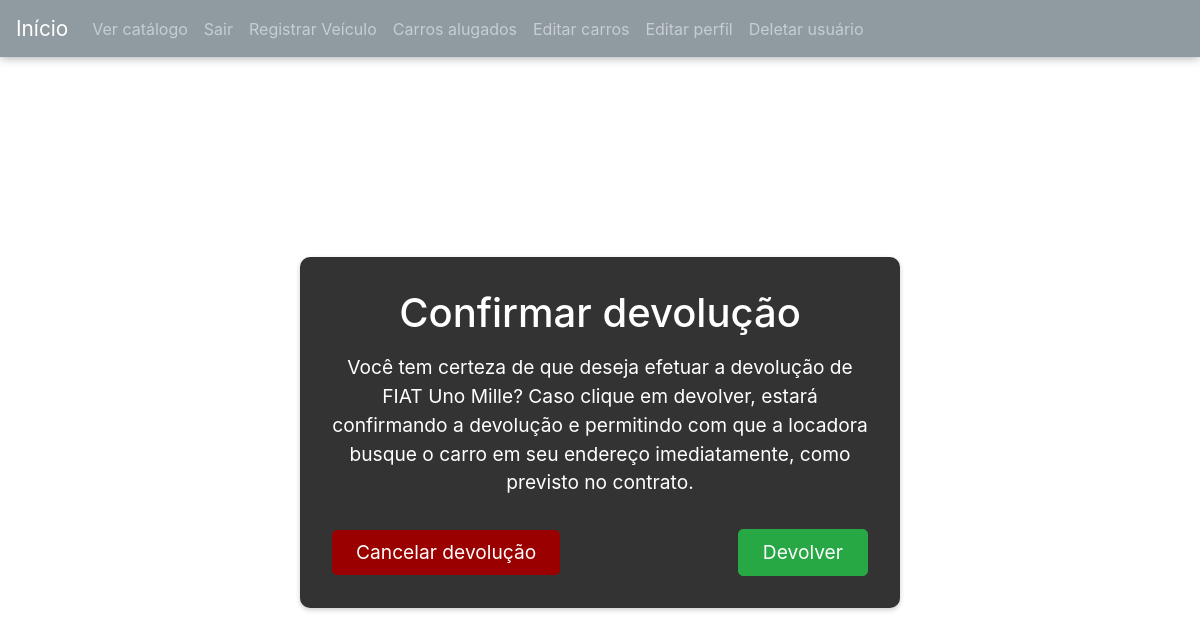
/devolucao/2 (signed in), run on an earlier commit of the app's database.
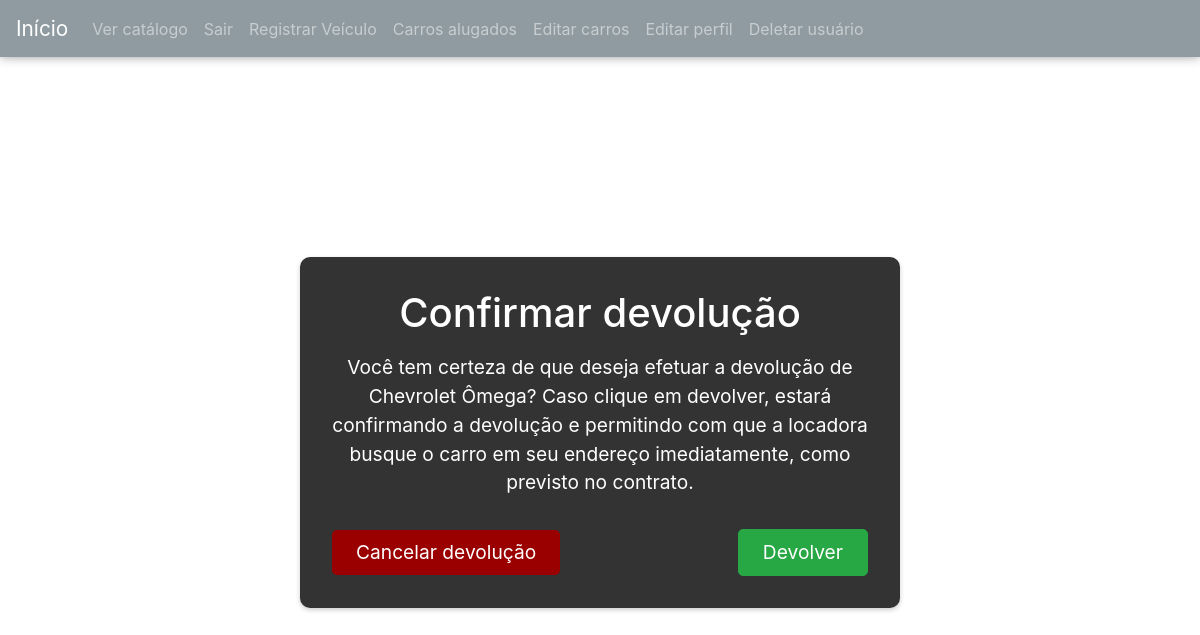
And on a later commit of the database.
### website/models.py (models this page shows)
class Carro(db.Model):
    id = db.Column(db.Integer(), primary_key=True)
    nome = db.Column(db.String(length=30), nullable=False)
    marca = db.Column(db.String(length=30), nullable=False)
    ano_fabricacao = db.Column(db.Integer(), nullable=False)
    consumo = db.Column(db.Float(), nullable=False)
    locador = db.Column(db.Integer(), db.ForeignKey('user.id'))
    preco_base = db.Column(db.Float(), nullable=False)
    descricao = db.Column(db.String(length=500))
    imagem = db.relationship('Foto', backref='imagem', lazy=True)

### website/routes.py (the view)
@routes.route('/devolucao/<carro_id>', methods=['GET', 'POST'])
@login_required
def devolucao(carro_id):
    carro = Carro.query.get_or_404(carro_id)
    form = DevolverForm()
    if form.validate_on_submit():
        carro.locador = None
        db.session.commit()
        flash('Devolução feita com sucesso! Iremos buscar o que é nosso.', category='success')
        return redirect(url_for('routes.home'))
    return render_template('devolucao.html', carro=carro, form=form, current_user=current_user)

### website/forms.py
class DevolverForm(FlaskForm):
    submit = SubmitField(label='Devolver')

### website/models.py (called while the page is built)
@login_manager.user_loader
def load_user(user_id):
    return User.query.get(int(user_id))

### website/templates/devolucao.html (shortened to what this page needs)
{% extends 'base.html' %}
{% block style %}<link rel="stylesheet" href="../static/confirmacoes.css">{% endblock %}
{% block content %}
    <div class="confirmation-container">
        <h1>Confirmar devolução</h1>
        <p>Você tem certeza de que deseja efetuar a devolução de {{ carro.marca }} {{ carro.nome }}? Caso clique em devolver, estará confirmando a devolução e permitindo com que a locadora busque o carro em seu endereço imediatamente, como previsto no contrato. </p>
        <form method="post" class="form-register">
            <a class="btn btn-secondary btn-lg" href="{{ url_for('routes.catalogo') }}">Cancelar devolução</a>
            {{ form.submit(class='btn btn-success btn-lg') }}
        </form>
    </div>
{% endblock %}

What changed in the data, as far as the page shows it:
changed Carro: marca "FIAT" → "Chevrolet"; nome "Uno Mille" → "Ômega"
